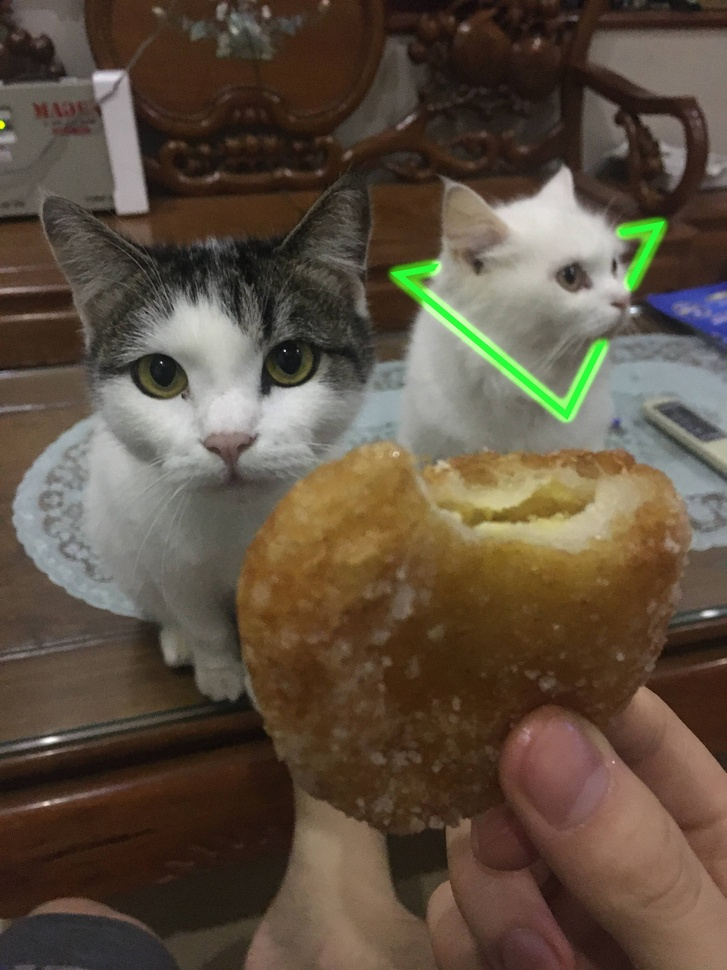
#> input picture IPR_Tut/images/demo.jpeg, 727 x 970 px, shrunk from 3024 x 4032 before the run, found by its file name
$ python rotate_flip.py
#> lines starting #> are read from the running program, lines starting #| are printed output that depends on the picture
from PIL import Image, ImageOps

def rotating_image(input_path, output_path, degress):

#> called with input_path = 'IPR_Tut/images/demo.jpeg', output_path = 'IPR_Tut/images/rotate.jpeg', degress = 45
    image = Image.open(input_path)
#> image is the input picture: PIL image 727x970 RGB; mean R, G, B 93.8, 80.2, 65

    image_roated = image.rotate(degress)
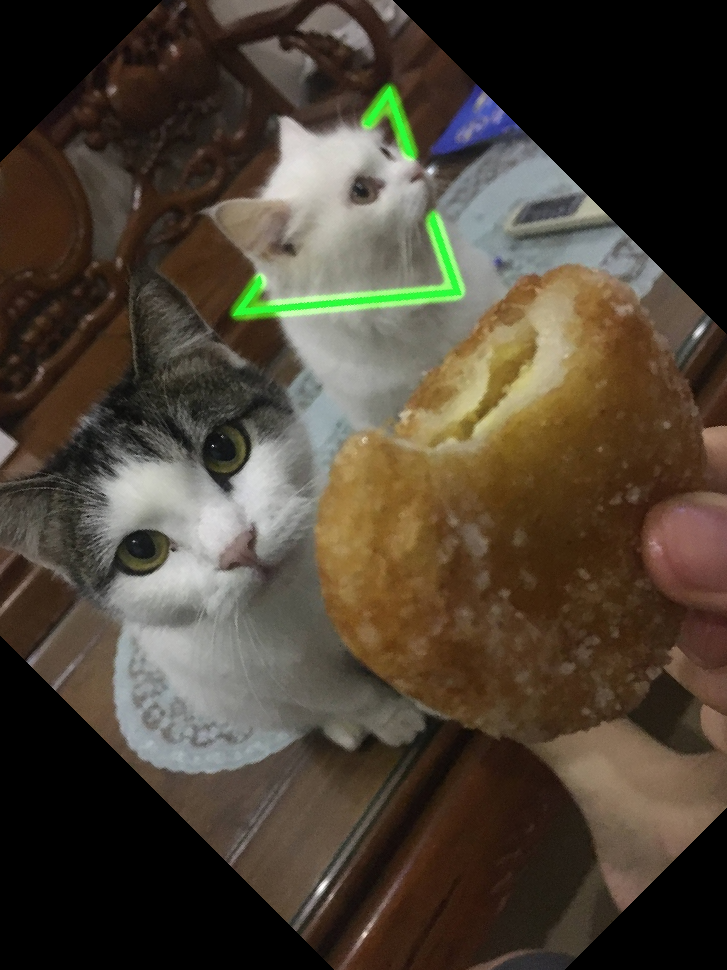
#> image_roated: PIL image 727x970 RGB; mean R, G, B 75.8, 66.2, 53.1

    image_roated.save(output_path)

    print(f"Image saved as {output_path}")

rotating_image('IPR_Tut/images/demo.jpeg', 'IPR_Tut/images/rotate.jpeg', 45)

def fliping_image(input_path, output_path, flip_type):

#> called with input_path = 'IPR_Tut/images/demo.jpeg', output_path = 'IPR_Tut/images/fliping.jpeg', flip_type = 'vertical'
    image = Image.open(input_path)

    if flip_type == 'horizontal':
        flipped_image = ImageOps.mirror(image)
    elif flip_type == 'vertical':
        flipped_image = ImageOps.flip(image)
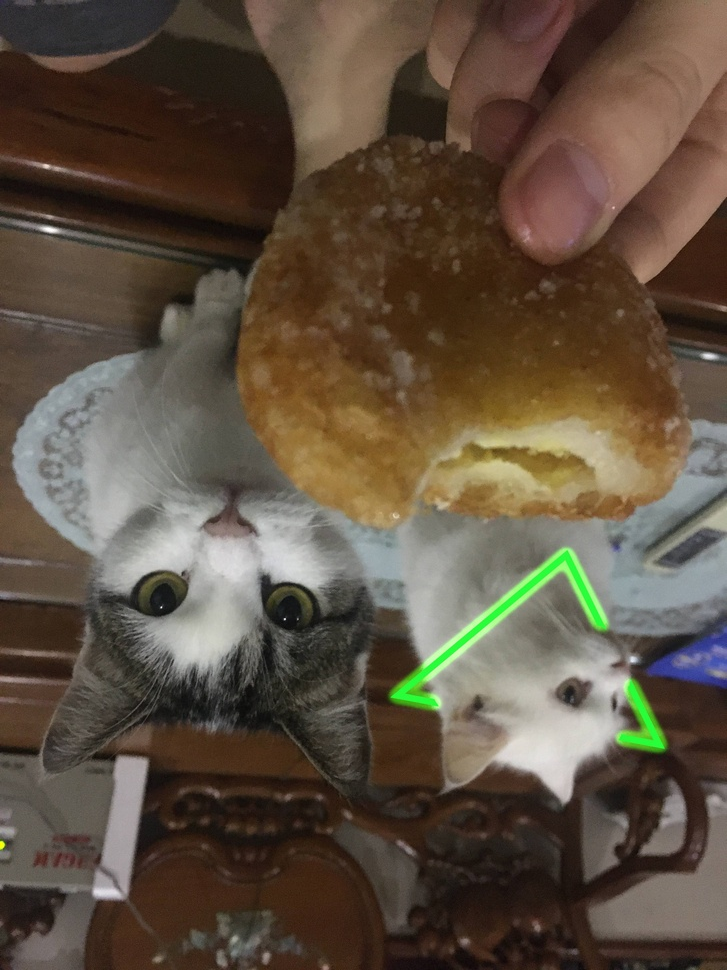
#> flipped_image: PIL image 727x970 RGB; mean R, G, B 93.8, 80.2, 65
    else:
        raise ValueError("Invalid input type. Use 'horizontal' or 'vertical'")

    flipped_image.save(output_path)

fliping_image('IPR_Tut/images/demo.jpeg', 'IPR_Tut/images/fliping.jpeg', 'vertical')
